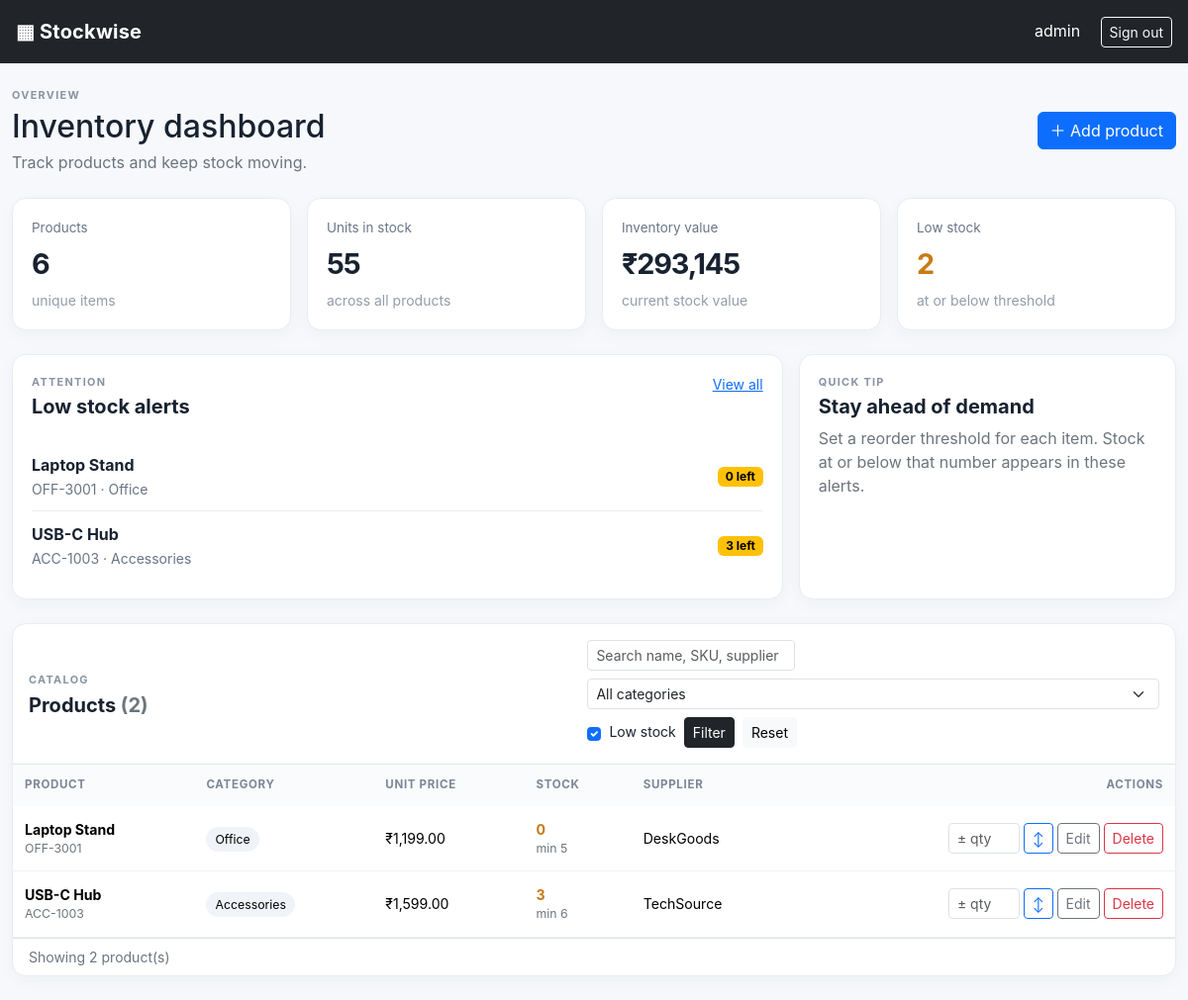
The app's page /?low=1 (signed in) with its own data.
### tables this page shows
CREATE TABLE products(id INTEGER PRIMARY KEY, name TEXT NOT NULL, sku TEXT UNIQUE NOT NULL, category TEXT NOT NULL, price REAL NOT NULL CHECK(price>=0), quantity INTEGER NOT NULL CHECK(quantity>=0), reorder_level INTEGER NOT NULL DEFAULT 5 CHECK(reorder_level>=0), supplier TEXT DEFAULT '', created_at TEXT NOT NULL);

### app.py (the view)
@app.get('/')
@signed_in
def dashboard():
    q=request.args.get('q','').strip(); cat=request.args.get('category',''); low=request.args.get('low','')
    sql='SELECT * FROM products WHERE 1=1'; args=[]
    if q: sql+=' AND (name LIKE ? OR sku LIKE ? OR supplier LIKE ?)'; args += [f'%{q}%']*3
    if cat: sql+=' AND category=?'; args.append(cat)
    if low=='1': sql+=' AND quantity<=reorder_level'
    sql+=' ORDER BY name COLLATE NOCASE'
    with connect() as db:
        products=db.execute(sql,args).fetchall()
        stats=db.execute('SELECT COUNT(*) products,COALESCE(SUM(quantity),0) units,COALESCE(SUM(price*quantity),0) value,COALESCE(SUM(quantity<=reorder_level),0) low FROM products').fetchone()
        categories=[r[0] for r in db.execute('SELECT DISTINCT category FROM products ORDER BY category')]
        alerts=db.execute('SELECT * FROM products WHERE quantity<=reorder_level ORDER BY quantity LIMIT 5').fetchall()
    return render_template('dashboard.html',products=products,stats=stats,categories=categories,alerts=alerts,q=q,cat=cat,low=low)

### app.py (called while the page is built)
def connect():
    db = sqlite3.connect(DB)
    db.row_factory = sqlite3.Row
    return db

def signed_in(fn):
    @wraps(fn)
    def wrapper(*args,**kwargs):
        if not session.get('user_id'):
            flash('Please sign in first.','warning'); return redirect(url_for('login'))
        return fn(*args,**kwargs)
    return wrapper

### templates/dashboard.html
{% extends 'base.html' %}{% block title %}Inventory · Stockwise{% endblock %}{% block content %}<div class="d-flex flex-wrap justify-content-between align-items-center gap-3 mb-4"><div><div class="eyebrow">OVERVIEW</div><h1 class="h2 mb-1">Inventory dashboard</h1><div class="text-secondary">Track products and keep stock moving.</div></div><a class="btn btn-primary" href="{{ url_for('product_form') }}">＋ Add product</a></div><div class="row g-3 mb-4"><div class="col-6 col-lg-3"><div class="metric"><span>Products</span><strong>{{ stats.products }}</strong><small>unique items</small></div></div><div class="col-6 col-lg-3"><div class="metric"><span>Units in stock</span><strong>{{ stats.units }}</strong><small>across all products</small></div></div><div class="col-6 col-lg-3"><div class="metric"><span>Inventory value</span><strong>₹{{ '{:,.0f}'.format(stats.value) }}</strong><small>current stock value</small></div></div><div class="col-6 col-lg-3"><div class="metric metric-alert"><span>Low stock</span><strong>{{ stats.low }}</strong><small>at or below threshold</small></div></div></div><div class="row g-3 mb-4"><div class="col-lg-8"><div class="panel h-100"><div class="d-flex justify-content-between"><div><div class="eyebrow">ATTENTION</div><h2 class="h5">Low stock alerts</h2></div><a href="{{ url_for('dashboard',low=1) }}" class="small">View all</a></div>{% if alerts %}<div class="alert-list">{% for p in alerts %}<div class="alert-row"><div><strong>{{ p.name }}</strong><small>{{ p.sku }} · {{ p.category }}</small></div><span class="badge text-bg-warning">{{ p.quantity }} left</span></div>{% endfor %}</div>{% else %}<p class="text-secondary mb-0">Everything is comfortably stocked.</p>{% endif %}</div></div><div class="col-lg-4"><div class="panel h-100"><div class="eyebrow">QUICK TIP</div><h2 class="h5">Stay ahead of demand</h2><p class="text-secondary mb-0">Set a reorder threshold for each item. Stock at or below that number appears in these alerts.</p></div></div></div><section class="panel p-0 overflow-hidden"><div class="p-3 border-bottom d-flex flex-wrap justify-content-between align-items-center gap-2"><div><div class="eyebrow">CATALOG</div><h2 class="h5 mb-0">Products <span class="text-secondary">({{ products|length }})</span></h2></div><form class="d-flex flex-wrap gap-2" method="get"><input class="form-control form-control-sm search-input" name="q" placeholder="Search name, SKU, supplier" value="{{ q }}"><select name="category" class="form-select form-select-sm"><option value="">All categories</option>{% for c in categories %}<option value="{{ c }}" {{ 'selected' if cat==c }}>{{ c }}</option>{% endfor %}</select><label class="form-check small d-flex align-items-center gap-2"><input type="checkbox" class="form-check-input" name="low" value="1" {{ 'checked' if low=='1' }}>Low stock</label><button class="btn btn-sm btn-dark">Filter</button><a href="{{ url_for('dashboard') }}" class="btn btn-sm btn-light">Reset</a></form></div><div class="table-responsive"><table class="table align-middle mb-0"><thead><tr><th>Product</th><th>Category</th><th>Unit price</th><th>Stock</th><th>Supplier</th><th class="text-end">Actions</th></tr></thead><tbody>{% for p in products %}<tr><td><strong>{{ p.name }}</strong><small class="d-block text-secondary">{{ p.sku }}</small></td><td><span class="category-pill">{{ p.category }}</span></td><td>₹{{ '{:,.2f}'.format(p.price) }}</td><td><span class="stock {{ 'low' if p.quantity<=p.reorder_level else '' }}">{{ p.quantity }}</span><small class="d-block text-secondary">min {{ p.reorder_level }}</small></td><td>{{ p.supplier or '—' }}</td><td class="text-end"><div class="d-inline-flex gap-1"><form method="post" action="{{ url_for('stock',pid=p.id) }}" class="d-flex gap-1 stock-form"><input name="change" type="number" class="form-control form-control-sm" placeholder="± qty" required><button class="btn btn-sm btn-outline-primary" title="Adjust stock">↕</button></form><a class="btn btn-sm btn-outline-secondary" href="{{ url_for('product_form',pid=p.id) }}">Edit</a><form method="post" action="{{ url_for('delete',pid=p.id) }}" data-confirm="Delete {{ p.name }}?"><button class="btn btn-sm btn-outline-danger">Delete</button></form></div></td></tr>{% else %}<tr><td colspan="6" class="text-center text-secondary py-5">No matching products. Try changing your filters.</td></tr>{% endfor %}</tbody></table></div><div class="px-3 py-2 text-secondary small border-top">Showing {{ products|length }} product(s)</div></section>{% endblock %}

### static/style.css (style rules this page uses)
:root { --ink:#182230;--muted:#697586;--line:#e8edf2;--blue:#3568df;--bg:#f6f8fb }
body { background:var(--bg);color:var(--ink);font-family:Inter,ui-sans-serif,system-ui,-apple-system,"Segoe UI",sans-serif }
.eyebrow { font-size:.68rem;letter-spacing:.12em;font-weight:700;color:#8793a3;margin-bottom:5px }
.metric,.panel { background:#fff;border:1px solid var(--line);border-radius:14px;padding:19px;box-shadow:0 5px 18px rgba(26,43,65,.035) }
.metric { min-height:132px;display:flex;flex-direction:column }
.metric span { font-size:.84rem;color:var(--muted) }
.metric strong { font-size:1.8rem;letter-spacing:-.04em;margin:5px 0 }
.metric small { color:#929cab }
.metric-alert strong { color:#c97b13 }
.panel h2 { font-weight:650 }
.alert-list { margin-top:16px }
.alert-row { display:flex;align-items:center;justify-content:space-between;border-top:1px solid var(--line);padding:11px 0 }
.alert-row:first-child { border-top:0 }
.alert-row small { display:block;color:var(--muted);margin-top:2px }
.table thead th { font-size:.72rem;text-transform:uppercase;letter-spacing:.06em;color:#7b8796;background:#fafbfd;border:0;padding:12px }
.table tbody td { padding:13px 12px;border-color:#eef1f5;font-size:.88rem }
.category-pill { background:#f0f3f8;border-radius:99px;padding:5px 9px;font-size:.77rem }
.stock { font-weight:700 }
.stock.low { color:#c47a14 }
.search-input { width:210px }
.form-select-sm { min-width:140px }
.stock-form input { width:72px }

### records on screen
products: name "Laptop Stand", sku "OFF-3001", category "Office", quantity "0", price "1,199.00", reorder_level "5", supplier "DeskGoods"
products: name "USB-C Hub", sku "ACC-1003", category "Accessories", quantity "3", price "1,599.00", reorder_level "6", supplier "TechSource"

### other values on screen
{{ session.username }} "admin"
{{ stats.products }} "6"
{{ stats.units }} "55"
{{ '{:,.0f}'.format(stats.value) }} "293,145"
{{ stats.low }} "2"
{{ products|length }} "2"
